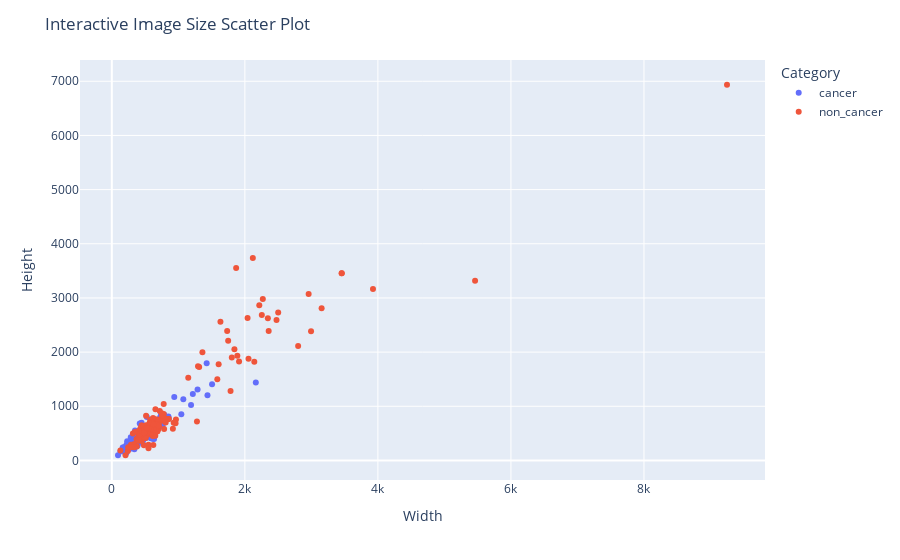

Notebook code for this chart:
### Code cell
interactive_image_size_scatter(DATASETS_PATH + '/mendley')

### Figure 1 — Plotly figure (JSON) as saved in the notebook; plotly's stock layout.template omitted (floating-point values rounded to 4 significant figures; data arrays with more than 128 entries replaced by an {"elided": "..."} marker saying what was removed)
{"data": [{"customdata": {"elided": "158x1 str values"}, "hovertemplate": "Category=cancer<br>Width=%{x}<br>Height=%{y}<br>Filename=%{customdata[0]}<extra></extra>", "legendgroup": "cancer", "marker": {"color": "#636efa", "symbol": "circle"}, "mode": "markers", "name": "cancer", "orientation": "v", "showlegend": true, "type": "scatter", "x": {"elided": "158 int values"}, "xaxis": "x", "y": {"elided": "158 int values"}, "yaxis": "y"}, {"customdata": {"elided": "165x1 str values"}, "hovertemplate": "Category=non_cancer<br>Width=%{x}<br>Height=%{y}<br>Filename=%{customdata[0]}<extra></extra>", "legendgroup": "non_cancer", "marker": {"color": "#EF553B", "symbol": "circle"}, "mode": "markers", "name": "non_cancer", "orientation": "v", "showlegend": true, "type": "scatter", "x": {"elided": "165 int values"}, "xaxis": "x", "y": {"elided": "165 int values"}, "yaxis": "y"}], "layout": {"legend": {"title": {"text": "Category"}, "tracegroupgap": 0}, "margin": {"t": 60}, "title": {"text": "Interactive Image Size Scatter Plot"}, "xaxis": {"anchor": "y", "domain": [0, 1], "title": {"text": "Width"}}, "yaxis": {"anchor": "x", "domain": [0, 1], "title": {"text": "Height"}}}}
